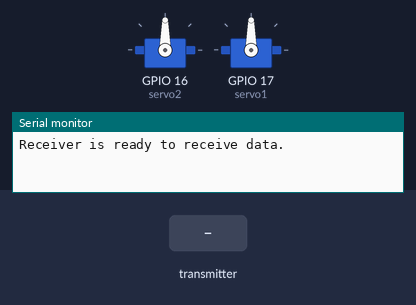
Bench run of a sketch on a simulated ESP32. Parts: 2 × servo, the last lines printed to the serial monitor. The test bench sets the inputs (shaded band).

Above: at 1.2 s.
1.3 s: the transmitter starts sending joyX = 0
At 2.3 s:
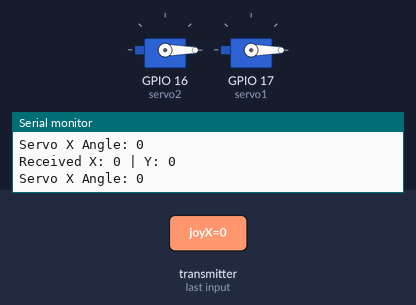
2.8 s: the transmitter starts sending joyX2 = 4095
At 3.4 s:
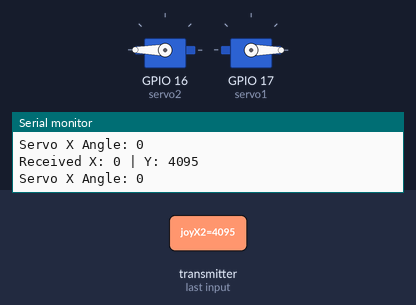
4.3 s: the transmitter starts sending joyX = 1024
At 5.5 s:
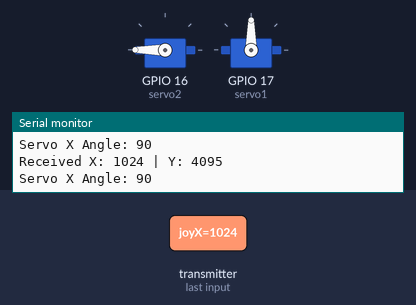
5.8 s: the transmitter starts sending joyX2 = 0
At 6.9 s:
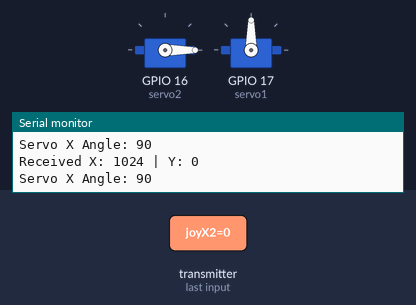
7.3 s: the transmitter starts sending joyX = 2048
At 8.1 s:
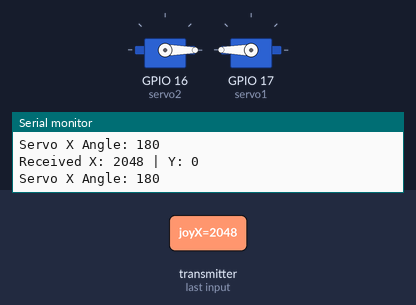
8.8 s: the transmitter starts sending joyX2 = 4095
At 9.2 s:
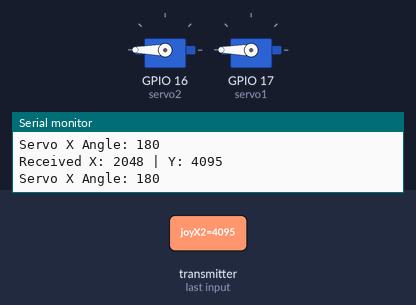
Timing chart, 0 to 11.3 s (numbered marks = the images above; inputs shaded):
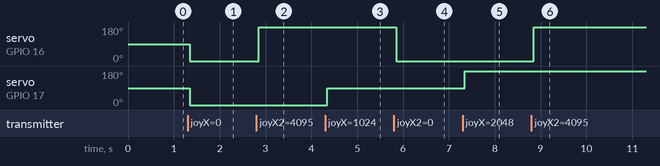

Measured:
- after the input at 1.3 s, servo on GPIO 16 (servo2), servo on GPIO 17 (servo1): 90° → 0° after 0.05 s
- after the input at 2.8 s, servo on GPIO 16 (servo2): 0° → 180° after 0.05 s
- after the input at 4.3 s, servo on GPIO 17 (servo1): 0° → 90° after 0.05 s
- after the input at 5.8 s, servo on GPIO 16 (servo2): 180° → 0° after 0.05 s
- after the input at 7.3 s, servo on GPIO 17 (servo1): 90° → 180° after 0.05 s
- after the input at 8.8 s, servo on GPIO 16 (servo2): 0° → 180° after 0.05 s

The sketch:

ESPAIR.ino
```cpp
#include <esp_now.h>
#include <WiFi.h>
#include <ESP32Servo.h>

// Define two servo objects for X and Y axes
Servo servo1;
Servo servo2;

// Data structure to receive from sender
typedef struct struct_message {
    int joyX;
    int joyX2;
} struct_message;

struct_message incomingData;

// Callback function to receive data
void OnDataRecv(const esp_now_recv_info *info, const uint8_t *data, int len) {
    if (len == sizeof(incomingData)) {
        memcpy(&incomingData, data, sizeof(incomingData));

        // Debugging: Print received data
        Serial.print("Received X: ");
        Serial.print(incomingData.joyX);
        Serial.print(" | Y: ");
        Serial.println(incomingData.joyX2);

        // Map joystick X and Y values to servo angles
        int servoAngleX = map(incomingData.joyX, 0, 2047, 0, 180);
        int servoAngleX2 = map(incomingData.joyX2, 2048, 4095, 0, 180);

        // Constrain the servo angles within valid range (0 to 180 degrees)
        servoAngleX = constrain(servoAngleX, 0, 180);
        //servoAngleY = constrain(servoAngleY, 0, 180);

        // Debugging: Print servo angles
        Serial.print("Servo X Angle: ");
        Serial.println(servoAngleX);
        //Serial.print("Servo Y Angle: ");
        //Serial.println(servoAngleY);

        // Move the servos
        servo1.write(servoAngleX);
        servo2.write(servoAngleX2);
    } else {
        Serial.println("Received data length mismatch.");
    }
}

void setup() {
    Serial.begin(115200);

    // Set device as a Wi-Fi station
    WiFi.mode(WIFI_STA);

    // Initialize ESP-NOW
    if (esp_now_init() != ESP_OK) {
        Serial.println("Error initializing ESP-NOW");
        return;
    }

    // Register for a callback function to receive data
    esp_now_register_recv_cb(OnDataRecv);

    // Initialize the two servos
    servo2.attach(16);  // Attach servo X to GPIO 1
    servo1.attach(17);  // Attach servo Y to GPIO 2 (or another available pin)

    Serial.println("Receiver is ready to receive data.");
}

void loop() {

    delay(100);  // Adjust delay as needed
}
```
